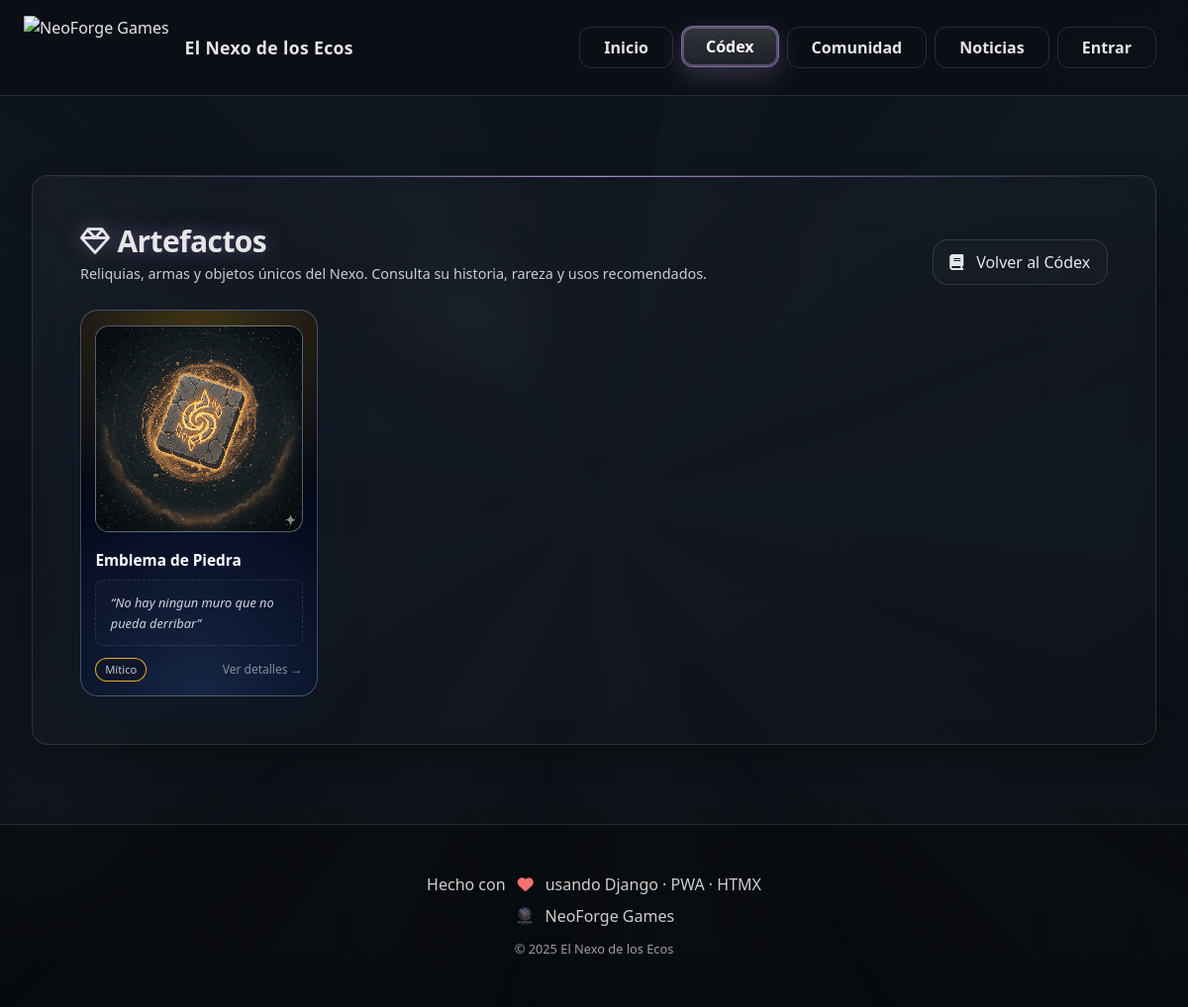
Page /codex/artefactos/ on the committed database.
### codex/models.py (models this page shows, shortened)
class Artifact(models.Model):
    RARITY = (
        ('comun', 'Común'),
        ('raro', 'Raro'),
        ('epico', 'Épico'),
        ('mitico', 'Mítico'),
    )
    name = models.CharField(max_length=120)
    slug = models.SlugField(max_length=160, unique=True)
    domain = models.ForeignKey(Domain, on_delete=models.SET_NULL, null=True, blank=True, related_name='artifacts')
    quote = models.CharField(max_length=200, blank=True, help_text='Eco / frase')
    rarity = models.CharField(max_length=10, choices=RARITY, default='raro')
    bearer = models.CharField(max_length=120, blank=True, help_text='Portador')
    epoch = models.CharField(max_length=120, blank=True, help_text='Época')
    description = models.TextField(blank=True)
    usage = models.TextField(blank=True, help_text='Sugerencias de uso / ventajas')
    image = models.ImageField(upload_to=upload_artifact_media, blank=True, null=True)
    gif = models.FileField(upload_to=upload_artifact_media, blank=True, null=True)
    video_url = models.URLField(blank=True)
    created = models.DateTimeField(auto_now_add=True)
    class Meta:
        ordering = ['name']
        verbose_name = "Emblema"
        verbose_name_plural = "Emblemas"
    def get_absolute_url(self):
        return reverse('codex:artifact_detail', args=[self.slug])

### codex/views.py (the view)
# urls.py: path('artefactos/', views.artifacts_index, name='artifacts_index'),
def artifacts_index(request):
    qs = Artifact.objects.select_related("domain").order_by("name")
    page_obj = Paginator(qs, 18).get_page(request.GET.get("page"))
    return render(request, "codex/artifacts_index.html", {"page_obj": page_obj})

### templates/codex/artifacts_index.html (shortened to what this page needs)
{% extends "base.html" %}
{% load static %}
{% block content %}
<section id="artifacts-page" class="section">
  <div class="artifacts-header">
    <div>
      <h1 class="h1-glow text-2xl md:text-3xl">
        <i class="fa-regular fa-gem mr-2"></i>Artefactos
      </h1>
      <p class="lead mt-1">
        Reliquias, armas y objetos únicos del Nexo. Consulta su historia, rareza y usos recomendados.
      </p>
    </div>
    <div class="artifacts-toolbar">
      <a href="{% url 'codex:index' %}" class="btn-ghost">
        <i class="fa-solid fa-book mr-1"></i> Volver al Códex
      </a>
    </div>
  </div>
  <div class="artifact-grid">
    {% for a in page_obj %}
      <a class="artifact-card" href="{{ a.get_absolute_url }}">
        <div class="artifact-thumb">
          {% if a.gif %}
            <img src="{{ a.gif.url }}" alt="{{ a.name }}">
          {% elif a.image %}
            <img src="{{ a.image.url }}" alt="{{ a.name }}">
          {% else %}
            <img src="{% static 'img/placeholders/artifact.png' %}" alt="{{ a.name }}">
          {% endif %}
        </div>
        <div class="artifact-name-row mt-2">
          <h3 class="card-title">{{ a.name }}</h3>
        </div>
        {% if a.quote %}
          <p class="artifact-quote italic">“{{ a.quote|truncatechars:110 }}”</p>
        {% else %}
          <p class="artifact-quote">Artefacto del Nexo sin cita registrada.</p>
        {% endif %}
        <div class="artifact-meta">
          {% if a.get_rarity_display %}
            <span class="artifact-rarity">{{ a.get_rarity_display }}</span>
          {% endif %}
          <span class="text-xs text-white/50 flex-1 text-right">
            Ver detalles →
          </span>
        </div>
      </a>
    {% empty %}
      <p class="text-white/60">Aún no hay artefactos.</p>
    {% endfor %}
  </div>
</section>
{% endblock %}

### static/css/theme.css (style rules this page uses)
:root { --coal:#0b0f14; --ink:#0f1520; --text:#e6e6ea; --line:rgba(255,255,255,.12); --accent:#d2b26a; --brand:#a88bd4; --space-xs:.5rem; --space-sm:1rem; --space-md:1.5rem; --space-lg:2rem; --space-xl:3rem; --radius-sm:.5rem; --radius-md:.75rem; --radius-lg:1rem; --transition-fast:.2s ease; --transition-normal:.3s ease; --transition-slow:.5s ease; }
html[data-domain="niebla"] { --accent:#a88bd4; --brand:#c9b3ee; }
* { box-sizing:border-box; margin:0; padding:0 }
html,body { height:100% }
body { background:var(--coal); color:var(--text); font-family: ui-sans-serif,system-ui,-apple-system,BlinkMacSystemFont,'Segoe UI',Roboto,sans-serif; line-height:1.6; overflow-x:hidden; }
.btn-ghost { display:inline-flex; align-items:center; gap:.55rem; padding:.62rem 1.05rem; border-radius:.95rem; color:var(--text); border:1px solid var(--line); text-decoration:none; background:rgba(255,255,255,.02); transition:all var(--transition-fast) }
.section { margin:var(--space-xl) 0; padding:var(--space-xl); border-radius:var(--radius-lg); border:1px solid var(--line); background:linear-gradient(145deg,rgba(255,255,255,.03),rgba(255,255,255,.01)); backdrop-filter:blur(10px); box-shadow:0 8px 32px rgba(0,0,0,.2); position:relative; overflow:hidden }
.section::before { content:''; position:absolute; top:0; left:0; right:0; height:1px; background:linear-gradient(90deg,transparent,var(--accent),transparent) }
.card-title { font-size:1.25rem; font-weight:700; color:#fff; margin-bottom:var(--space-sm); display:flex; align-items:center; gap:var(--space-xs) }
.h1-glow { font-weight:800; letter-spacing:-.02em; text-shadow:0 0 20px color-mix(in oklab,var(--accent) 50%,transparent) }
.artifact-grid { display:grid; gap: var(--space-lg); grid-template-columns: repeat(auto-fit, minmax(320px, 1fr)); }
.artifact-card { --a-accent: var(--accent); position:relative; border:1px solid var(--line); border-radius: var(--radius-lg); overflow:hidden; background: linear-gradient(145deg, rgba(255,255,255,.035), rgba(255,255,255,.015)); box-shadow: 0 8px 26px rgba(0,0,0,.25); transition: transform var(--transition-normal), box-shadow var(--transition-normal), border-color var(--transition-fast); display:block; }
.artifact-card::before { content:""; position:absolute; top:0; bottom:0; left:40%; width:1px; background: linear-gradient(180deg, rgba(255,255,255,.08), transparent); box-shadow: inset 1px 0 0 rgba(0,0,0,.35); pointer-events:none; }
.artifact-quote { color: rgba(255,255,255,.9); font-style: italic; line-height:1.6; background: linear-gradient(145deg, rgba(255,255,255,.02), rgba(255,255,255,.0)); border: 1px dashed rgba(255,255,255,.12); border-radius: var(--radius-sm); padding: .75rem .9rem; }
.artifact-meta { display:flex; flex-wrap:wrap; gap:.5rem; }

### rows in the picture
Artifact: image (picture), name "Emblema de Piedra", quote "No hay ningun muro que no pueda derribar", rarity "Mítico"
